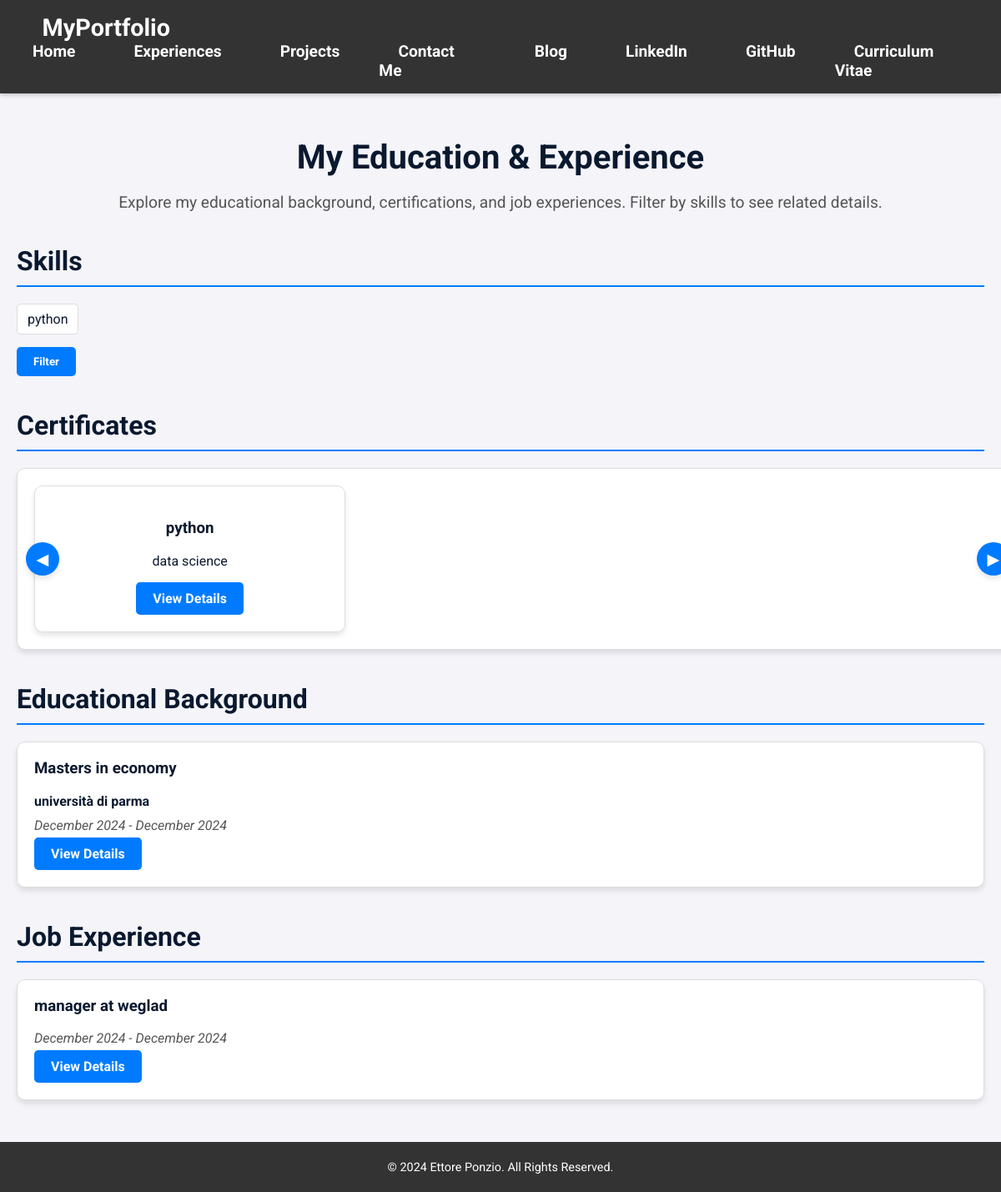
Page /en/education/ on the committed database.
### portfolio/models.py (models this page shows, shortened)
class Skill(models.Model):
    name = models.CharField(
        max_length=100, unique=True, help_text="The name of the skill (e.g., Python, Data Analysis)."
    )

class Certificate(models.Model):
    title = models.CharField(max_length=255, help_text="The title of the certificate.")
    field = models.CharField(
        max_length=255,
        blank=True,
        null=True,
        help_text="Optional field to specify the category or context of the certificate.",
    )
    description = models.TextField(help_text="Description of the course.")
    image = models.ImageField(
        upload_to='certificate_images/',
        blank=True,
        null=True,
        help_text="Upload an image for the certificate.",
    )
    link = models.URLField(help_text="URL to the certificate or course information.")
    skills = models.ManyToManyField(
        Skill,
        related_name="certificates",
        blank=True,
        help_text="Skills related to this certificate.",
    )

class Education(models.Model):
    DEGREE_CHOICES = [
        ('Bachelors', 'Bachelors'),
        ('Masters', 'Masters'),
        ('PhD', 'PhD'),
        ('Other', 'Other'),
    ]
    institution = models.CharField(
        max_length=255, help_text="Name of the educational institution."
    )
    degree = models.CharField(
        max_length=50, choices=DEGREE_CHOICES, help_text="Degree type (e.g., Bachelor's, Master's)."
    )
    field_of_study = models.CharField(
        max_length=255, help_text="Field of study (e.g., Computer Science)."
    )
    start_date = models.DateField(help_text="Start date of the program.")
    end_date = models.DateField(help_text="End date of the program, or expected end date.")
    description = models.TextField(
        blank=True, help_text="Optional description of the program or notable achievements."
    )
    skills = models.ManyToManyField(
        Skill,
        related_name="educations",
        blank=True,
        help_text="Skills related to this educational entry.",
    )

class JobExperience(models.Model):
    title = models.CharField(
        max_length=255, help_text="Job title (e.g., Software Developer)"
    )
    company = models.CharField(max_length=255, help_text="Company name")
    start_date = models.DateField(help_text="Start date of the job")
    end_date = models.DateField(
        null=True,
        blank=True,
        help_text="End date of the job (if applicable)"
    )
    description = models.TextField(
        blank=True, help_text="Description of responsibilities or achievements"
    )
    skills = models.ManyToManyField(
        'Skill',
        related_name="job_experiences",
        blank=True,
        help_text="Skills related to this job experience"
    )

### portfolio/views.py (the view)
# urls.py: path('education/', views.education, name='education'),
def education(request):
    skills = Skill.objects.all()
    skill_ids = request.GET.getlist('skill')
    selected_skills = Skill.objects.filter(id__in=skill_ids) if skill_ids else []
    if skill_ids:
        certificates = (
            Certificate.objects.filter(skills__id__in=skill_ids)
            .only('title', 'field')
            .distinct()
        )
        education_history = (
            Education.objects.filter(skills__id__in=skill_ids)
            .only('institution', 'degree', 'field_of_study', 'start_date', 'end_date')
            .distinct()
        )
        job_experiences = (
            JobExperience.objects.filter(skills__id__in=skill_ids)
            .only('title', 'company', 'start_date', 'end_date')
            .order_by('-end_date')
            .distinct()
        )
    else:
        certificates = Certificate.objects.only('title', 'field').all()
        education_history = Education.objects.only(
            'institution', 'degree', 'field_of_study', 'start_date', 'end_date'
        ).order_by('-end_date')
        job_experiences = JobExperience.objects.only(
            'title', 'company', 'start_date', 'end_date'
        ).order_by('-end_date')
    context = {
        'skills': skills,
        'selected_skill': selected_skills,
        'certificates': certificates,
        'education_history': education_history,
        'job_experiences': job_experiences,
    }
    return render(request, 'portfolio/education.html', context)

### portfolio/templates/portfolio/education.html (shortened to what this page needs)
{% extends 'portfolio/base.html' %}
{% load static %}
{% load i18n %}
{% block styles %}
    <link rel="stylesheet" href="{% static 'portfolio/css/education.css' %}">
{% endblock %}
{% block content %}
<article class="education-page">
    <header>
        <h1 class="page-title">{% trans "My Education & Experience" %}</h1>
        <p class="page-subtitle">
            {% trans "Explore my educational background, certifications, and job experiences. Filter by skills to see related details." %}
        </p>
    </header>
    <section class="skills-section" aria-labelledby="skills-heading">
        <h2 id="skills-heading" class="section-heading">{% trans "Skills" %}</h2>
        <form method="get">
            <ul class="skills-list">
                {% for skill in skills %}
                <li>
                    <label for="skill-{{ skill.id }}">{{ skill.name }}</label>
                </li>
                {% endfor %}
            </ul>
            <div class="form-actions">
                <button type="submit" class="filter-button">{% trans "Filter" %}</button>
            </div>
        </form>
    </section>
    <section class="certificates-section" aria-labelledby="certificates-heading">
        <h2 id="certificates-heading" class="section-heading">{% trans "Certificates" %}</h2>
        {% if certificates %}
        <div class="carousel" aria-roledescription="carousel">
            <div class="certificates-grid" id="certificates-carousel">
                {% for certificate in certificates %}
                <div class="certificate-card" data-slide-index="{{ forloop.counter0 }}">
                    <h3>{{ certificate.title }}</h3>
                    {% if certificate.field %}
                    <p>{{ certificate.field }}</p>
                    {% endif %}
                    <a href="{% url 'portfolio:certificate_detail' certificate.id %}" class="btn-detail">{% trans "View Details" %}</a>
                </div>
                {% endfor %}
            </div>
            <button class="carousel-btn prev" aria-label="{% trans 'Previous Certificates' %}">&#9664;</button>
            <button class="carousel-btn next" aria-label="{% trans 'Next Certificates' %}">&#9654;</button>
        </div>
        {% else %}
        <p>{% trans "No certificates available." %}</p>
        {% endif %}
    </section>
    <section class="education-section" aria-labelledby="education-heading">
        <h2 id="education-heading" class="section-heading">{% trans "Educational Background" %}</h2>
        {% if education_history %}
        <ul class="education-list">
            {% for education in education_history %}
            <li class="education-item">
                <h3>{{ education.degree }} {% trans "in" %} {{ education.field_of_study }}</h3>
                <p class="institution"><strong>{{ education.institution }}</strong></p>
                <p class="time-period">
                    <time datetime="{{ education.start_date|date:'Y-m' }}">{{ education.start_date|date:"F Y" }}</time> -
                    <time datetime="{{ education.end_date|date:'Y-m' }}">{{ education.end_date|date:"F Y" }}</time>
                </p>
                <a href="{% url 'portfolio:education_detail' education.id %}" class="btn-detail">{% trans "View Details" %}</a>
            </li>
            {% endfor %}
        </ul>
        {% else %}
        <p>{% trans "No educational background available." %}</p>
        {% endif %}
    </section>
    <section class="experience-section" aria-labelledby="experience-heading">
        <h2 id="experience-heading" class="section-heading">{% trans "Job Experience" %}</h2>
        {% if job_experiences %}
        <ul class="experience-list">
            {% for job in job_experiences %}
            <li class="experience-item">
                <h3>{{ job.title }} {% trans "at" %} {{ job.company }}</h3>
                <p class="time-period">
                    <time datetime="{{ job.start_date|date:'Y-m-d' }}">{{ job.start_date|date:"F Y" }}</time> -
                    {% if job.end_date %}
                    <time datetime="{{ job.end_date|date:'Y-m-d' }}">{{ job.end_date|date:"F Y" }}</time>
                    {% else %}
                    {% trans "Present" %}
                    {% endif %}
                </p>
                <a href="{% url 'portfolio:job_experience_detail' job.id %}" class="btn-detail">{% trans "View Details" %}</a>
            </li>
            {% endfor %}
        </ul>
        {% else %}
        <p>{% trans "No job experiences found." %}</p>
        {% endif %}
    </section>
</article>
{% endblock %}

### portfolio/templates/portfolio/base.html (shortened to what this page needs)
{% load static %}
{% load i18n %}
<!DOCTYPE html>
<html lang="en">
<head>
    <link rel="stylesheet" href="{% static 'portfolio/css/navigation.css' %}">
    <link rel="stylesheet" href="{% static 'portfolio/css/footer.css' %}">
    {% block styles %}{% endblock %}
</head>
<body>
    <header>
        <nav aria-label="{% trans 'Main Navigation' %}">
            <div class="nav-container">
                <a href="{% url 'portfolio:home' %}" class="logo">MyPortfolio</a>
                <ul class="nav-links">
                    <li><a href="{% url 'portfolio:home' %}">{% trans "Home" %}</a></li>
                    <li><a href="{% url 'portfolio:education' %}">{% trans "Experiences" %}</a></li>
                    <li><a href="{% url 'portfolio:projects' %}">{% trans "Projects" %}</a></li>
                    <li><a href="{% url 'portfolio:contact' %}">{% trans "Contact Me" %}</a></li>
                    <li><a href="{% url 'portfolio:blog_list' %}">{% trans "Blog" %}</a></li>
                    <li><a href="{% url 'portfolio:linkedin' %}" target="_blank">{% trans "LinkedIn" %}</a></li>
                    <li><a href="{% url 'portfolio:github' %}" target="_blank">{% trans "GitHub" %}</a></li>
                    <li><a href="{% url 'portfolio:open_cv' %}">{% trans "Curriculum Vitae" %}</a></li>
                </ul>
            </div>
        </nav>
    </header>
    <main class="container" role="main">
        {% block content %}{% endblock %}
    </main>
    <footer>
        <p>&copy; {% trans "2024 Ettore Ponzio. All Rights Reserved." %}</p>
    </footer>
</body>
</html>

### portfolio/static/portfolio/css/navigation.css (style rules this page uses)
nav { display: flex; justify-content: space-between; align-items: center; padding: 1em; background-color: #333; color: #fff; position: sticky; top: 0; z-index: 1000; box-shadow: 0 2px 5px rgba(0, 0, 0, 0.2); }
nav .logo { font-size: 1.8rem; font-weight: bold; color: #fff; text-decoration: none; }
nav ul { display: flex; list-style: none; gap: 1.5em; margin: 0; padding: 0; }
nav a { text-decoration: none; color: #fff; font-weight: bold; font-size: 1.2rem; padding: 0.7em 1.2em; transition: background-color 0.3s, color 0.3s; border-radius: 6px; }

### portfolio/static/portfolio/css/footer.css (style rules this page uses)
footer { background-color: #333; color: #fff; text-align: center; padding: 1em; font-size: 0.9em; }
footer p { margin: 0.5em 0; }

### portfolio/static/portfolio/css/education.css (style rules this page uses)
:root { --primary-color: #007bff; --primary-color-dark: #0069d9; --secondary-color: #0A192F; --background-color: #f4f4f9; --text-color: #0A192F; --light-text-color: #555; --border-color: #ddd; --white-color: #ffffff; --hover-background-color: #f0f8ff; --box-shadow: 0 4px 6px rgba(0, 0, 0, 0.1); }
body { font-family: 'Roboto', 'sans-serif'; color: var(--text-color); background-color: var(--background-color); margin: 0; padding: 0; }
.education-page { max-width: 1200px; margin: 0 auto; padding: 20px; }
.page-title { text-align: center; font-size: 2.5rem; font-weight: bold; margin-bottom: 10px; }
.page-subtitle { text-align: center; font-size: 1.2rem; margin-bottom: 30px; color: var(--light-text-color); }
.section-heading { font-size: 2rem; margin-top: 40px; margin-bottom: 20px; color: var(--secondary-color); border-bottom: 2px solid var(--primary-color); padding-bottom: 10px; }
.skills-section { margin-bottom: 30px; }
.skills-list { display: flex; flex-wrap: wrap; gap: 10px; list-style: none; padding: 0; margin: 0; }
.skills-list li { margin: 0; padding: 0; }
.skills-list li label { display: block; cursor: pointer; padding: 8px 12px; border: 1px solid var(--border-color); border-radius: 5px; background-color: var(--white-color); color: var(--secondary-color); transition: var(--background-color) 0.3s ease, color 0.3s ease, border-color 0.3s ease; }
.form-actions { margin-top: 15px; }
.filter-button { display: inline-block; padding: 10px 20px; background-color: var(--primary-color); color: var(--white-color); border: none; border-radius: 5px; text-decoration: none; font-weight: bold; text-align: center; transition: background-color 0.3s ease; cursor: pointer; font-family: 'Roboto', sans-serif; }
.carousel { position: relative; overflow: hidden; width: 100%; background-color: var(--white-color); border: 1px solid var(--border-color); border-radius: 10px; box-shadow: var(--box-shadow); padding: 20px; }
.certificates-grid { display: flex; transition: transform 0.5s ease-in-out; padding: 0; }
.certificate-card { flex: 0 0 calc((100% / 3) - 13.33px); margin-right: 20px; box-sizing: border-box; background-color: var(--white-color); padding: 20px; border: 1px solid var(--border-color); border-radius: 10px; box-shadow: var(--box-shadow); text-align: center; transition: transform 0.3s ease, box-shadow 0.3s ease; }
.carousel-btn { position: absolute; top: 50%; transform: translateY(-50%); background-color: var(--primary-color); color: var(--white-color); border: none; border-radius: 50%; width: 40px; height: 40px; font-size: 1.2rem; cursor: pointer; z-index: 100; box-shadow: var(--box-shadow); transition: background-color 0.3s ease, transform 0.3s ease; }
.carousel-btn.prev { left: 10px; }
.carousel-btn.next { right: 10px; }
.education-section, .experience-section { margin-bottom: 30px; }
.education-list, .experience-list { list-style: none; padding: 0; margin: 0; }
.education-item, .experience-item { margin-bottom: 20px; background-color: var(--white-color); padding: 20px; border: 1px solid var(--border-color); border-radius: 10px; box-shadow: var(--box-shadow); }
.education-item h3, .experience-item h3 { margin-top: 0; color: var(--secondary-color); }
.education-item .institution, .experience-item .company { font-weight: bold; color: var(--secondary-color); }
.education-item .time-period, .experience-item .time-period { font-style: italic; color: var(--light-text-color); margin: 5px 0; }
.education-item p, .experience-item p { margin: 10px 0; }
.btn-detail { display: inline-block; padding: 10px 20px; background-color: var(--primary-color); color: var(--white-color); border: none; border-radius: 5px; text-decoration: none; font-weight: bold; text-align: center; transition: background-color 0.3s ease; cursor: pointer; }

### rows in the picture
Skill: name "python"
Certificate: title "python", field "data science"
Education: degree "Masters", field_of_study "economy", institution "università di parma", start_date "December 2024", end_date "December 2024"
JobExperience: title "manager", company "weglad", start_date "December 2024", end_date "December 2024"
